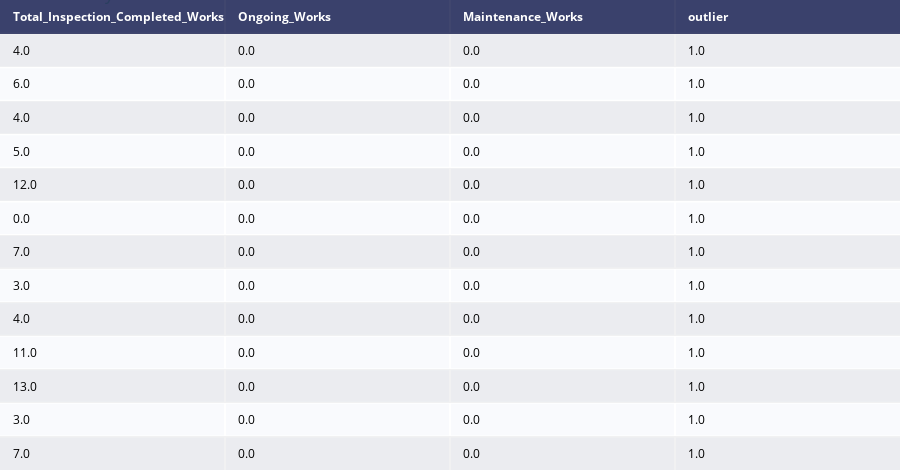

Here is the notebook cell this chart was saved with:
### Code cell
import plotly.figure_factory as ff

# Create a Plotly table
table_fig = ff.create_table(anomaly_table)
table_fig.update_layout(title='Anomaly Data Table')
table_fig.show()

### Figure 1 — Plotly figure (JSON) as saved in the notebook; plotly's stock layout.template omitted (floating-point values rounded to 4 significant figures)
{"data": [{"colorscale": [[0, "#00083e"], [0.5, "#ededee"], [1, "#ffffff"]], "hoverinfo": "none", "opacity": 0.75, "showscale": false, "type": "heatmap", "z": [[0, 0, 0, 0], [0.5, 0.5, 0.5, 0.5], [1, 1, 1, 1], [0.5, 0.5, 0.5, 0.5], [1, 1, 1, 1], [0.5, 0.5, 0.5, 0.5], [1, 1, 1, 1], [0.5, 0.5, 0.5, 0.5], [1, 1, 1, 1], [0.5, 0.5, 0.5, 0.5], [1, 1, 1, 1], [0.5, 0.5, 0.5, 0.5], [1, 1, 1, 1], [0.5, 0.5, 0.5, 0.5]]}], "layout": {"annotations": [{"align": "left", "font": {"color": "#ffffff"}, "showarrow": false, "text": "<b>Total_Inspection_Completed_Works</b>", "x": -0.45, "xanchor": "left", "xref": "x", "y": 0, "yref": "y"}, {"align": "left", "font": {"color": "#ffffff"}, "showarrow": false, "text": "<b>Ongoing_Works</b>", "x": 0.55, "xanchor": "left", "xref": "x", "y": 0, "yref": "y"}, {"align": "left", "font": {"color": "#ffffff"}, "showarrow": false, "text": "<b>Maintenance_Works</b>", "x": 1.55, "xanchor": "left", "xref": "x", "y": 0, "yref": "y"}, {"align": "left", "font": {"color": "#ffffff"}, "showarrow": false, "text": "<b>outlier</b>", "x": 2.55, "xanchor": "left", "xref": "x", "y": 0, "yref": "y"}, {"align": "left", "font": {"color": "#000000"}, "showarrow": false, "text": "4.0", "x": -0.45, "xanchor": "left", "xref": "x", "y": 1, "yref": "y"}, {"align": "left", "font": {"color": "#000000"}, "showarrow": false, "text": "0.0", "x": 0.55, "xanchor": "left", "xref": "x", "y": 1, "yref": "y"}, {"align": "left", "font": {"color": "#000000"}, "showarrow": false, "text": "0.0", "x": 1.55, "xanchor": "left", "xref": "x", "y": 1, "yref": "y"}, {"align": "left", "font": {"color": "#000000"}, "showarrow": false, "text": "1.0", "x": 2.55, "xanchor": "left", "xref": "x", "y": 1, "yref": "y"}, {"align": "left", "font": {"color": "#000000"}, "showarrow": false, "text": "6.0", "x": -0.45, "xanchor": "left", "xref": "x", "y": 2, "yref": "y"}, {"align": "left", "font": {"color": "#000000"}, "showarrow": false, "text": "0.0", "x": 0.55, "xanchor": "left", "xref": "x", "y": 2, "yref": "y"}, {"align": "left", "font": {"color": "#000000"}, "showarrow": false, "text": "0.0", "x": 1.55, "xanchor": "left", "xref": "x", "y": 2, "yref": "y"}, {"align": "left", "font": {"color": "#000000"}, "showarrow": false, "text": "1.0", "x": 2.55, "xanchor": "left", "xref": "x", "y": 2, "yref": "y"}, {"align": "left", "font": {"color": "#000000"}, "showarrow": false, "text": "4.0", "x": -0.45, "xanchor": "left", "xref": "x", "y": 3, "yref": "y"}, {"align": "left", "font": {"color": "#000000"}, "showarrow": false, "text": "0.0", "x": 0.55, "xanchor": "left", "xref": "x", "y": 3, "yref": "y"}, {"align": "left", "font": {"color": "#000000"}, "showarrow": false, "text": "0.0", "x": 1.55, "xanchor": "left", "xref": "x", "y": 3, "yref": "y"}, {"align": "left", "font": {"color": "#000000"}, "showarrow": false, "text": "1.0", "x": 2.55, "xanchor": "left", "xref": "x", "y": 3, "yref": "y"}, {"align": "left", "font": {"color": "#000000"}, "showarrow": false, "text": "5.0", "x": -0.45, "xanchor": "left", "xref": "x", "y": 4, "yref": "y"}, {"align": "left", "font": {"color": "#000000"}, "showarrow": false, "text": "0.0", "x": 0.55, "xanchor": "left", "xref": "x", "y": 4, "yref": "y"}, {"align": "left", "font": {"color": "#000000"}, "showarrow": false, "text": "0.0", "x": 1.55, "xanchor": "left", "xref": "x", "y": 4, "yref": "y"}, {"align": "left", "font": {"color": "#000000"}, "showarrow": false, "text": "1.0", "x": 2.55, "xanchor": "left", "xref": "x", "y": 4, "yref": "y"}, {"align": "left", "font": {"color": "#000000"}, "showarrow": false, "text": "12.0", "x": -0.45, "xanchor": "left", "xref": "x", "y": 5, "yref": "y"}, {"align": "left", "font": {"color": "#000000"}, "showarrow": false, "text": "0.0", "x": 0.55, "xanchor": "left", "xref": "x", "y": 5, "yref": "y"}, {"align": "left", "font": {"color": "#000000"}, "showarrow": false, "text": "0.0", "x": 1.55, "xanchor": "left", "xref": "x", "y": 5, "yref": "y"}, {"align": "left", "font": {"color": "#000000"}, "showarrow": false, "text": "1.0", "x": 2.55, "xanchor": "left", "xref": "x", "y": 5, "yref": "y"}, {"align": "left", "font": {"color": "#000000"}, "showarrow": false, "text": "0.0", "x": -0.45, "xanchor": "left", "xref": "x", "y": 6, "yref": "y"}, {"align": "left", "font": {"color": "#000000"}, "showarrow": false, "text": "0.0", "x": 0.55, "xanchor": "left", "xref": "x", "y": 6, "yref": "y"}, {"align": "left", "font": {"color": "#000000"}, "showarrow": false, "text": "0.0", "x": 1.55, "xanchor": "left", "xref": "x", "y": 6, "yref": "y"}, {"align": "left", "font": {"color": "#000000"}, "showarrow": false, "text": "1.0", "x": 2.55, "xanchor": "left", "xref": "x", "y": 6, "yref": "y"}, {"align": "left", "font": {"color": "#000000"}, "showarrow": false, "text": "7.0", "x": -0.45, "xanchor": "left", "xref": "x", "y": 7, "yref": "y"}, {"align": "left", "font": {"color": "#000000"}, "showarrow": false, "text": "0.0", "x": 0.55, "xanchor": "left", "xref": "x", "y": 7, "yref": "y"}, {"align": "left", "font": {"color": "#000000"}, "showarrow": false, "text": "0.0", "x": 1.55, "xanchor": "left", "xref": "x", "y": 7, "yref": "y"}, {"align": "left", "font": {"color": "#000000"}, "showarrow": false, "text": "1.0", "x": 2.55, "xanchor": "left", "xref": "x", "y": 7, "yref": "y"}, {"align": "left", "font": {"color": "#000000"}, "showarrow": false, "text": "3.0", "x": -0.45, "xanchor": "left", "xref": "x", "y": 8, "yref": "y"}, {"align": "left", "font": {"color": "#000000"}, "showarrow": false, "text": "0.0", "x": 0.55, "xanchor": "left", "xref": "x", "y": 8, "yref": "y"}, {"align": "left", "font": {"color": "#000000"}, "showarrow": false, "text": "0.0", "x": 1.55, "xanchor": "left", "xref": "x", "y": 8, "yref": "y"}, {"align": "left", "font": {"color": "#000000"}, "showarrow": false, "text": "1.0", "x": 2.55, "xanchor": "left", "xref": "x", "y": 8, "yref": "y"}, {"align": "left", "font": {"color": "#000000"}, "showarrow": false, "text": "4.0", "x": -0.45, "xanchor": "left", "xref": "x", "y": 9, "yref": "y"}, {"align": "left", "font": {"color": "#000000"}, "showarrow": false, "text": "0.0", "x": 0.55, "xanchor": "left", "xref": "x", "y": 9, "yref": "y"}, {"align": "left", "font": {"color": "#000000"}, "showarrow": false, "text": "0.0", "x": 1.55, "xanchor": "left", "xref": "x", "y": 9, "yref": "y"}, {"align": "left", "font": {"color": "#000000"}, "showarrow": false, "text": "1.0", "x": 2.55, "xanchor": "left", "xref": "x", "y": 9, "yref": "y"}, {"align": "left", "font": {"color": "#000000"}, "showarrow": false, "text": "11.0", "x": -0.45, "xanchor": "left", "xref": "x", "y": 10, "yref": "y"}, {"align": "left", "font": {"color": "#000000"}, "showarrow": false, "text": "0.0", "x": 0.55, "xanchor": "left", "xref": "x", "y": 10, "yref": "y"}, {"align": "left", "font": {"color": "#000000"}, "showarrow": false, "text": "0.0", "x": 1.55, "xanchor": "left", "xref": "x", "y": 10, "yref": "y"}, {"align": "left", "font": {"color": "#000000"}, "showarrow": false, "text": "1.0", "x": 2.55, "xanchor": "left", "xref": "x", "y": 10, "yref": "y"}, {"align": "left", "font": {"color": "#000000"}, "showarrow": false, "text": "13.0", "x": -0.45, "xanchor": "left", "xref": "x", "y": 11, "yref": "y"}, {"align": "left", "font": {"color": "#000000"}, "showarrow": false, "text": "0.0", "x": 0.55, "xanchor": "left", "xref": "x", "y": 11, "yref": "y"}, {"align": "left", "font": {"color": "#000000"}, "showarrow": false, "text": "0.0", "x": 1.55, "xanchor": "left", "xref": "x", "y": 11, "yref": "y"}, {"align": "left", "font": {"color": "#000000"}, "showarrow": false, "text": "1.0", "x": 2.55, "xanchor": "left", "xref": "x", "y": 11, "yref": "y"}, {"align": "left", "font": {"color": "#000000"}, "showarrow": false, "text": "3.0", "x": -0.45, "xanchor": "left", "xref": "x", "y": 12, "yref": "y"}, {"align": "left", "font": {"color": "#000000"}, "showarrow": false, "text": "0.0", "x": 0.55, "xanchor": "left", "xref": "x", "y": 12, "yref": "y"}, {"align": "left", "font": {"color": "#000000"}, "showarrow": false, "text": "0.0", "x": 1.55, "xanchor": "left", "xref": "x", "y": 12, "yref": "y"}, {"align": "left", "font": {"color": "#000000"}, "showarrow": false, "text": "1.0", "x": 2.55, "xanchor": "left", "xref": "x", "y": 12, "yref": "y"}, {"align": "left", "font": {"color": "#000000"}, "showarrow": false, "text": "7.0", "x": -0.45, "xanchor": "left", "xref": "x", "y": 13, "yref": "y"}, {"align": "left", "font": {"color": "#000000"}, "showarrow": false, "text": "0.0", "x": 0.55, "xanchor": "left", "xref": "x", "y": 13, "yref": "y"}, {"align": "left", "font": {"color": "#000000"}, "showarrow": false, "text": "0.0", "x": 1.55, "xanchor": "left", "xref": "x", "y": 13, "yref": "y"}, {"align": "left", "font": {"color": "#000000"}, "showarrow": false, "text": "1.0", "x": 2.55, "xanchor": "left", "xref": "x", "y": 13, "yref": "y"}], "height": 470, "margin": {"b": 0, "l": 0, "r": 0, "t": 0}, "title": {"text": "Anomaly Data Table"}, "xaxis": {"dtick": 1, "gridwidth": 2, "showticklabels": false, "tick0": -0.5, "ticks": "", "zeroline": false}, "yaxis": {"autorange": "reversed", "dtick": 1, "gridwidth": 2, "showticklabels": false, "tick0": 0.5, "ticks": "", "zeroline": false}}}
